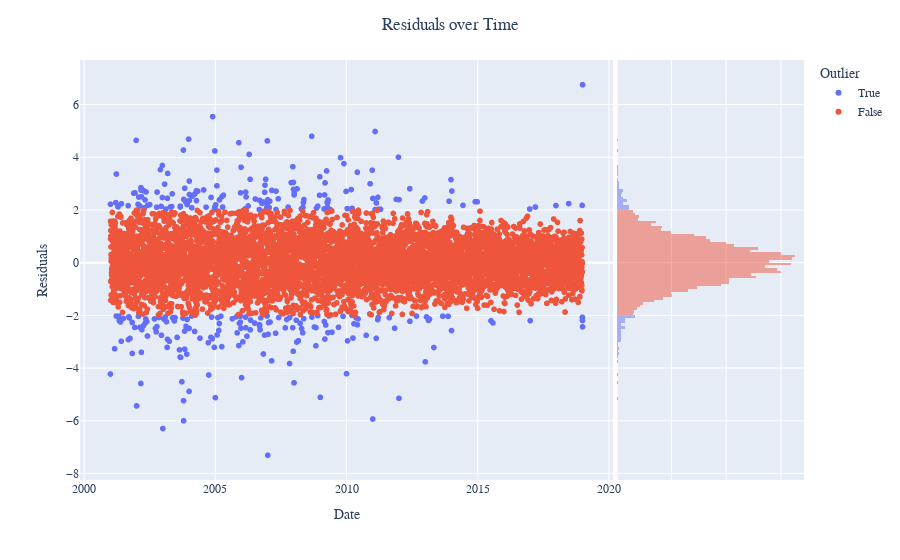

The notebook cell saved with this chart:
### Code cell
import plotly.express as px
d = (b-a)
d = d - d.mean()
d = d/d.std()

outliers = pd.DataFrame({
    "Outlier": np.abs(d.values) > 2,
    "Residuals": d.values,
}, index=d.index)

fig = px.scatter(outliers,y='Residuals',color='Outlier',marginal_y='histogram')
fig.update_layout(
    font=dict(family="STIXGeneral"),
    title='Residuals over Time',
    title_x=0.5,
    yaxis_title='Residuals',
    xaxis_title='Date',
)

### Figure 1 — Plotly figure (JSON) as saved in the notebook; plotly's stock layout.template omitted (floating-point values rounded to 4 significant figures; data arrays with more than 128 entries replaced by an {"elided": "..."} marker saying what was removed)
{"data": [{"hovertemplate": "Outlier=True<br>index=%{x}<br>Residuals=%{y}<extra></extra>", "legendgroup": "True", "marker": {"color": "#636efa", "symbol": "circle"}, "mode": "markers", "name": "True", "showlegend": true, "type": "scattergl", "x": {"elided": "320 str values"}, "xaxis": "x", "y": {"elided": "320 float values"}, "yaxis": "y"}, {"alignmentgroup": "True", "bingroup": "y", "hovertemplate": "Outlier=True<br>Residuals=%{y}<br>count=%{x}<extra></extra>", "legendgroup": "True", "marker": {"color": "#636efa"}, "name": "True", "offsetgroup": "True", "opacity": 0.5, "showlegend": false, "type": "histogram", "xaxis": "x2", "y": {"elided": "320 float values"}, "yaxis": "y2"}, {"hovertemplate": "Outlier=False<br>index=%{x}<br>Residuals=%{y}<extra></extra>", "legendgroup": "False", "marker": {"color": "#EF553B", "symbol": "circle"}, "mode": "markers", "name": "False", "showlegend": true, "type": "scattergl", "x": {"elided": "6254 str values"}, "xaxis": "x", "y": {"elided": "6254 float values"}, "yaxis": "y"}, {"alignmentgroup": "True", "bingroup": "y", "hovertemplate": "Outlier=False<br>Residuals=%{y}<br>count=%{x}<extra></extra>", "legendgroup": "False", "marker": {"color": "#EF553B"}, "name": "False", "offsetgroup": "False", "opacity": 0.5, "showlegend": false, "type": "histogram", "xaxis": "x2", "y": {"elided": "6254 float values"}, "yaxis": "y2"}], "layout": {"barmode": "overlay", "font": {"family": "STIXGeneral"}, "legend": {"title": {"text": "Outlier"}, "tracegroupgap": 0}, "margin": {"t": 60}, "title": {"text": "Residuals over Time", "x": 0.5}, "xaxis": {"anchor": "y", "domain": [0, 0.7363], "title": {"text": "Date"}}, "xaxis2": {"anchor": "y2", "domain": [0.7413, 1], "matches": "x2", "showgrid": true, "showline": false, "showticklabels": false, "ticks": ""}, "yaxis": {"anchor": "x", "domain": [0, 1], "title": {"text": "Residuals"}}, "yaxis2": {"anchor": "x2", "domain": [0, 1], "matches": "y", "showgrid": true, "showticklabels": false}}}
